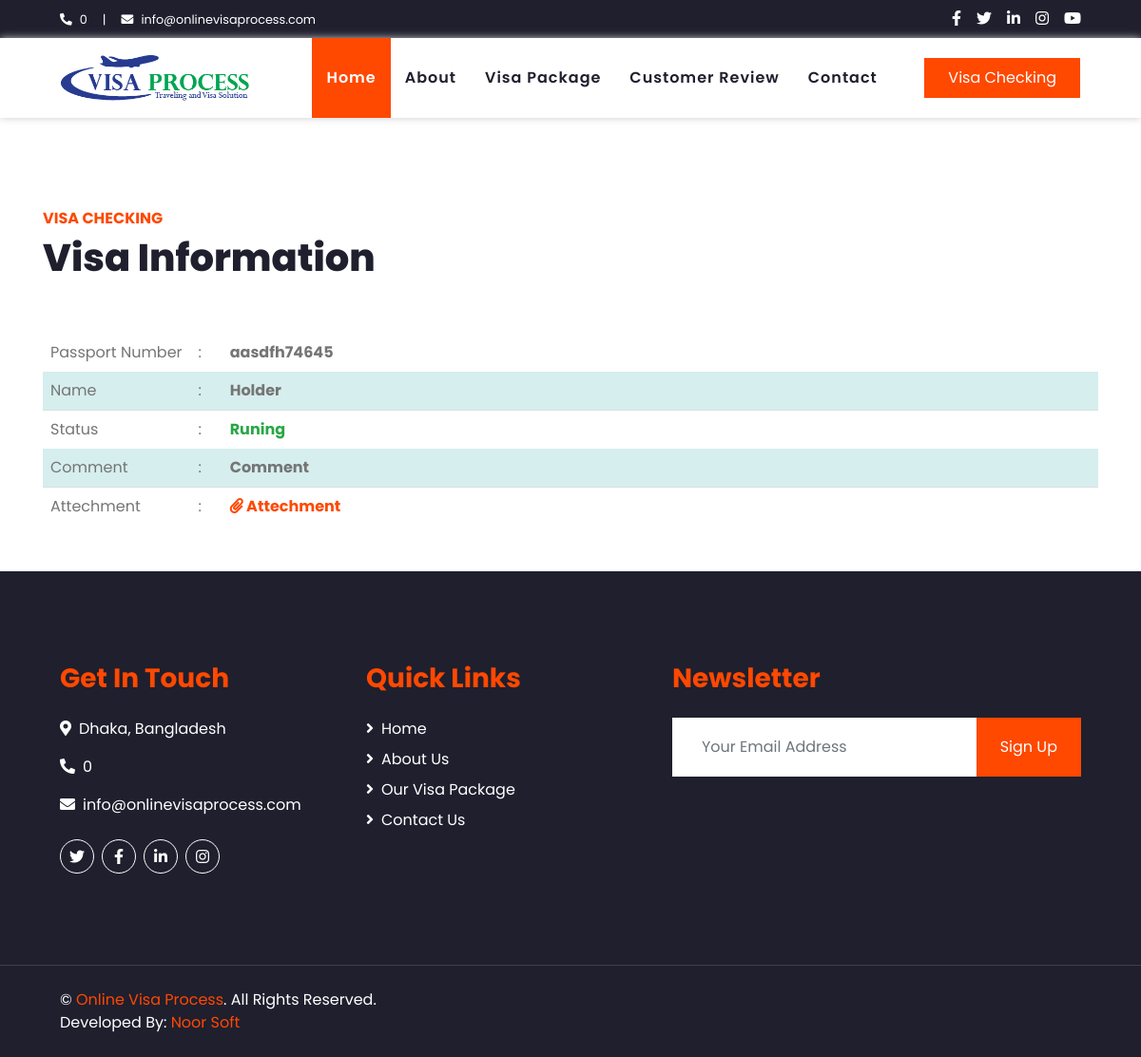
Page /visa_info.php on the earlier database version.
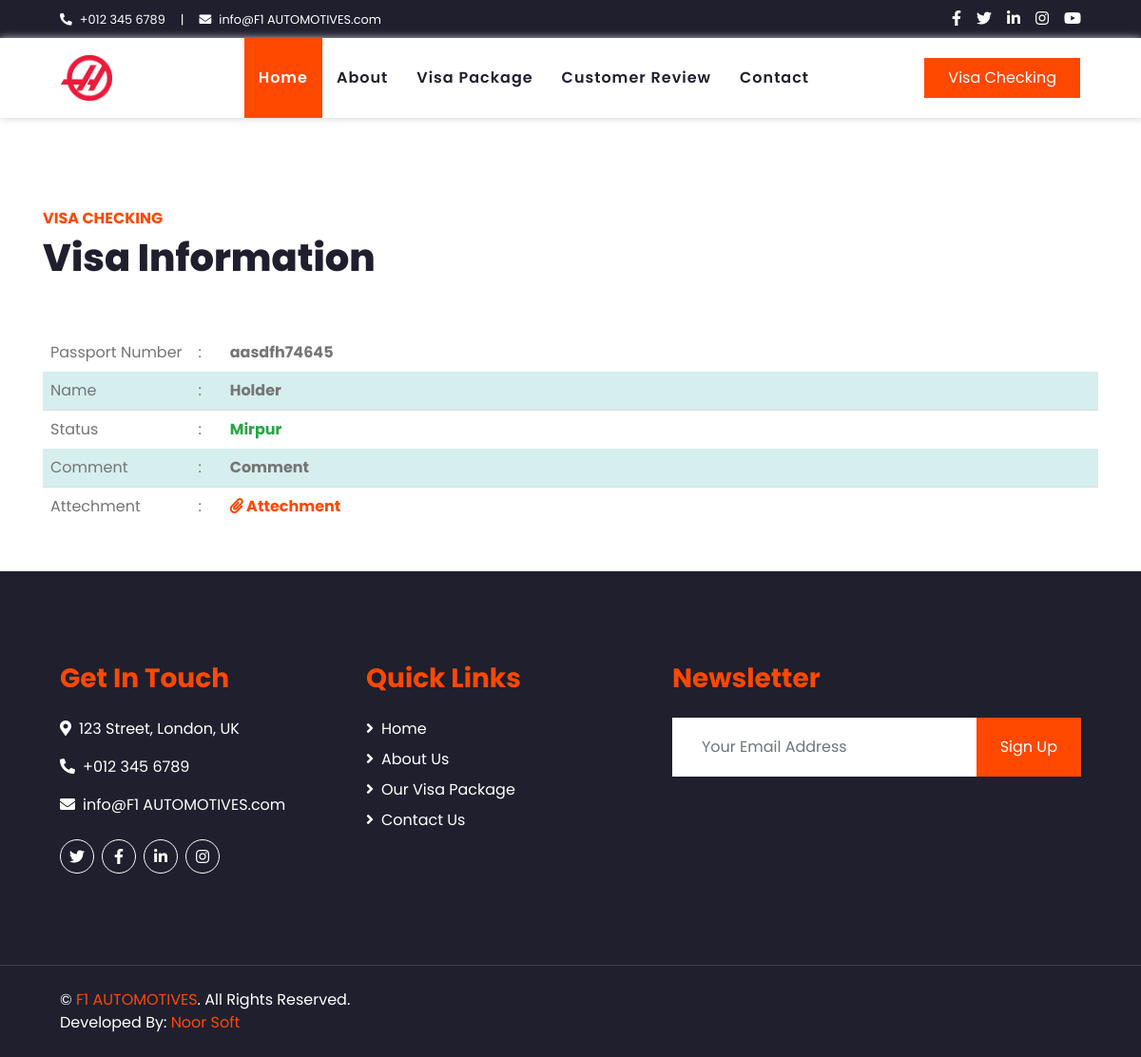
Same page on the later database version.
### tables this page shows
CREATE TABLE `tbl_client` (
  `id` int(11) NOT NULL,
  `institute` varchar(120) NOT NULL,
  `tagline` varchar(250) NOT NULL,
  `address` varchar(250) NOT NULL,
  `mobile` varchar(50) NOT NULL,
  `phone` varchar(20) NOT NULL,
  `email` varchar(64) NOT NULL,
  `web` varchar(100) NOT NULL,
  `t_ime` varchar(50) NOT NULL,
  `featured_video` int(11) NOT NULL,
  `google_map` text NOT NULL,
  `face_book` varchar(100) NOT NULL,
  `you_tube` varchar(100) NOT NULL,
  `owner` varchar(150) NOT NULL,
  `logo` varchar(100) NOT NULL,
  `language` int(11) NOT NULL,
  `version` int(11) NOT NULL,
  `status` varchar(67) NOT NULL,
  `created` date NOT NULL,
  `extension` date NOT NULL,
  `expire` date NOT NULL,
  `smstoken` varchar(120) NOT NULL,
  `package` varchar(25) NOT NULL,
  `fee` int(11) NOT NULL
);

CREATE TABLE `tbl_passport_check` (
  `id` int(11) NOT NULL,
  `pp_no` text NOT NULL,
  `pp_name` varchar(100) NOT NULL,
  `status` varchar(20) NOT NULL,
  `comment` varchar(200) NOT NULL,
  `attachment` varchar(100) NOT NULL,
  `created` timestamp NOT NULL DEFAULT current_timestamp() ON UPDATE current_timestamp()
);

### config.php (called while the page is built, shortened)
<?php
$conn = mysqli_connect(DB_SERVER, DB_USERNAME, DB_PASSWORD, DB_NAME);
	$sql= mysqli_query($conn,"SELECT * FROM tbl_client limit 1");
	$siteid = mysqli_fetch_assoc($sql);
	$institute		=$siteid["institute"];
	$address		=$siteid["address"];
	$mobile			=$siteid["mobile"];
	$email			=$siteid["email"];
	$logo			=$siteid["logo"];
?>

### web/visa_info.php (the view, shortened to what the changed rows need)
<?php include('../config.php');
	$page_id = mysqli_real_escape_string($conn, $_GET['passport_no']);
	$sql = mysqli_prepare($conn, "SELECT * FROM tbl_passport_check WHERE pp_no = ?");
	mysqli_stmt_bind_param($sql, "i", $page_id);
	mysqli_stmt_execute($sql);
	$result = mysqli_stmt_get_result($sql);
	$row = mysqli_fetch_assoc($result);
include('header.php');?>
    <div class="container-fluid py-5 mt-5">
        <div class="container">
		     <div class="pb-2">
                <h1 class="mb-5">Visa Information</h1>
            </div>
		<table width="100%" border="0">
  <tr>
    <td width="83%"><strong><?php echo $row['pp_no']; ?></strong></td>
  </tr>
  <tr>
    <td><strong><?php echo $row['pp_name']; ?></strong></td>
  </tr>
  <tr>
    <td><strong class="text-success"><?php echo $row['status']; ?></strong></td>
  </tr>
  <tr>
    <td><strong><?php echo $row['comment']; ?></strong></td>
  </tr>
</table>
        </div>
    </div>
 <?php include('footer.php');?>

### web/header.php (shortened to what the changed rows need)
<!DOCTYPE html>
<html lang="en">
<head>
    <link href="https://cdnjs.cloudflare.com/ajax/libs/font-awesome/5.10.0/css/all.min.css" rel="stylesheet">
    <link href="lib/owlcarousel/assets/owl.carousel.min.css" rel="stylesheet">
    <link href="css/style.css" rel="stylesheet">
</head>
<body>
    <div class="container-fluid bg-dark">
        <div class="row py-2 px-lg-5">
            <div class="col-lg-6 text-center text-lg-left mb-2 mb-lg-0">
                <div class="d-inline-flex align-items-center text-white">
                    <small><i class="fa fa-phone-alt mr-2"></i><?php echo $mobile;?></small>
                    <small class="px-3">|</small>
                    <small><i class="fa fa-envelope mr-2"></i><?php echo $email;?></small>
                </div>
            </div>
        </div>
    </div>
    <div class="container-fluid p-0">
        <nav class="navbar navbar-expand-lg bg-light navbar-light py-3 py-lg-0 px-lg-5">
            <a href="index.php" class="navbar-brand ml-lg-3">
<img src="../uploads/<?php echo $logo;?>" style=" height: 48px; "/>
            </a>
        </nav>
    </div>

### web/footer.php (shortened to what the changed rows need)
    <div class="container-fluid bg-dark text-white   py-5 px-sm-3 px-md-5">
        <div class="container">
        <div class="row pt-5">
            <div class="col-lg-7 col-md-6">
                <div class="row">
                    <div class="col-md-6 mb-5">
                        <h3 class="text-primary mb-4">Get In Touch</h3>
                        <p><i class="fa fa-map-marker-alt mr-2"></i><?php echo $address;?></p>
                        <p><i class="fa fa-phone-alt mr-2"></i><?php echo $mobile;?></p>
                        <p><i class="fa fa-envelope mr-2"></i><?php echo $email;?></p>
                        <div class="d-flex justify-content-start mt-4">
                            <a class="btn btn-outline-light btn-social mr-2" href="#"><i class="fab fa-twitter"></i></a>
                            <a class="btn btn-outline-light btn-social mr-2" href="#"><i class="fab fa-facebook-f"></i></a>
                            <a class="btn btn-outline-light btn-social mr-2" href="#"><i class="fab fa-linkedin-in"></i></a>
                            <a class="btn btn-outline-light btn-social" href="#"><i class="fab fa-instagram"></i></a>
                        </div>
                    </div>
                </div>
            </div>
        </div>
    </div>
    </div>
    <div class="container-fluid bg-dark text-white border-top py-4 px-sm-3 px-md-5" style="border-color: #3E3E4E !important;">
         <div class="container">
	  <div class="row">
            <div class="col-lg-6 text-center text-md-left mb-3 mb-md-0">
                <p class="m-0 text-white">&copy; <a href="#"><?php echo $institute;?></a>. All Rights Reserved.
                <br>Developed By: <a href="https://noorsoftbd.com" target="_blank">Noor Soft</a>
                </p>
            </div>
        </div>
        </div>
    </div>
</body>
</html>

Differences in the rows shown:
changed tbl_client: mobile "0" → "+012 345 6789"; email "info@onlinevisaprocess.com" → "info@F1 AUTOMOTIVES.com"; logo: a different picture; address "Dhaka, Bangladesh" → "123 Street, London, UK"; institute "Online Visa Process" → "F1 AUTOMOTIVES"
changed tbl_passport_check "aasdfh74645": status "Runing" → "Mirpur"
